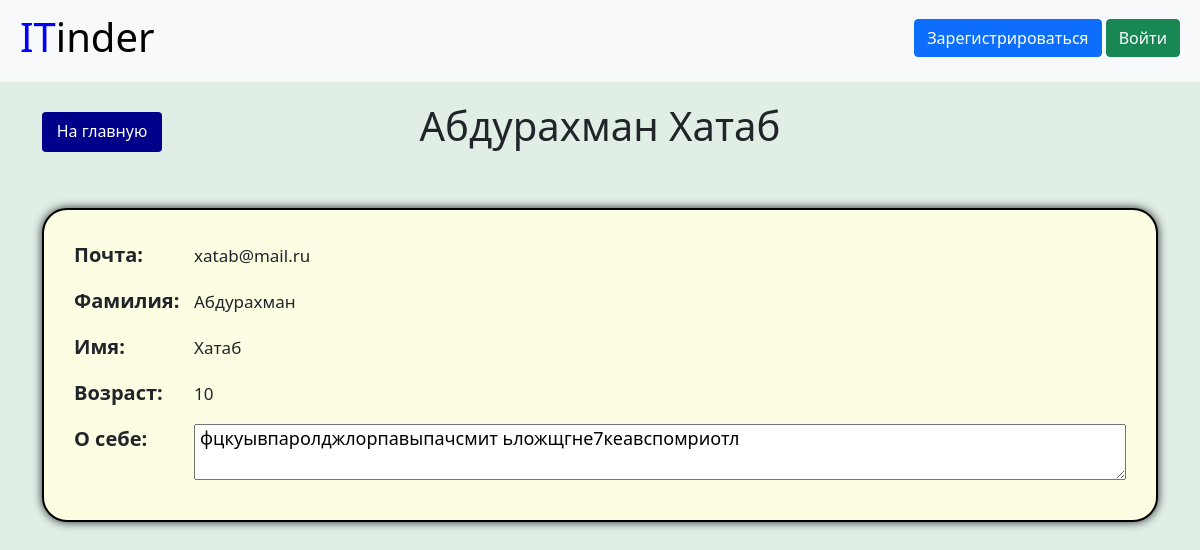
The page /persona/3 on the database as committed earlier.
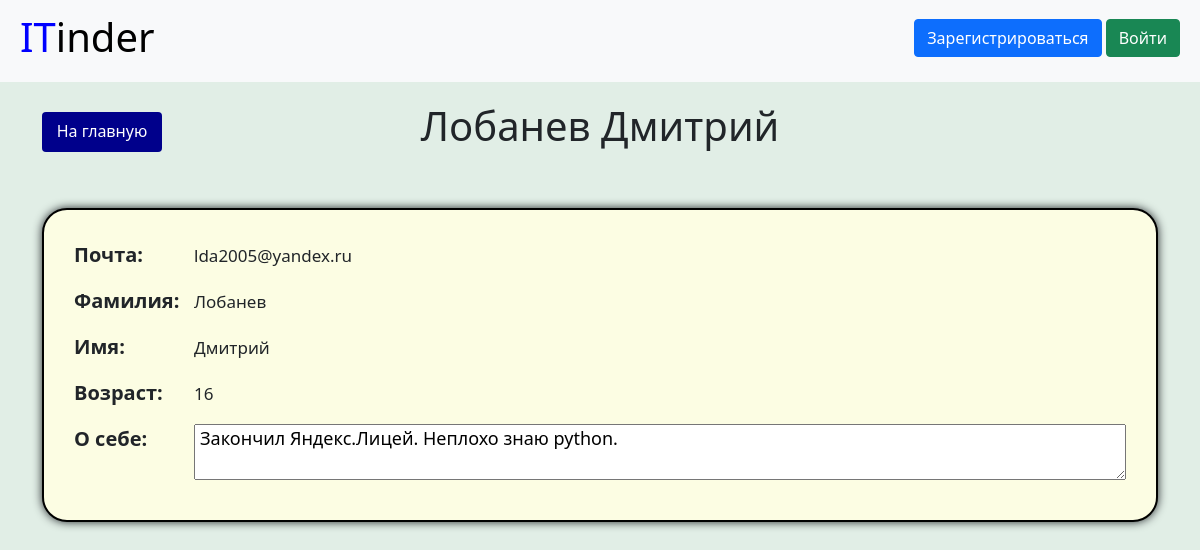
The same page on the database as committed later.
### data/users.py (models this page shows, shortened)
class User(SqlAlchemyBase, UserMixin, SerializerMixin): # Таблица с пользователями
    __tablename__ = 'users'
    id = sqlalchemy.Column(sqlalchemy.Integer,
                           primary_key=True, autoincrement=True)
    name = sqlalchemy.Column(sqlalchemy.String, nullable=True)
    surname = sqlalchemy.Column(sqlalchemy.String, nullable=True)
    about = sqlalchemy.Column(sqlalchemy.String, nullable=True)
    email = sqlalchemy.Column(sqlalchemy.String,
                              index=True, unique=True, nullable=True)
    age = sqlalchemy.Column(sqlalchemy.Integer, nullable=True)
    hashed_password = sqlalchemy.Column(sqlalchemy.String, nullable=True)
    created_date = sqlalchemy.Column(sqlalchemy.DateTime,
                                     default=datetime.datetime.now)
    project = orm.relation("Projects", back_populates='leader')
    projects = orm.relation('Projects',
                            secondary='users_to_projects',
                            backref='users')

### main.py (the view)
@app.route('/persona/<int:user_id>') # Профиль пользователя
def persona(user_id):
    global db_sess
    user = db_sess.query(User).get(user_id)
    return render_template('persona.html', title=user.surname + ' ' + user.name,
                           user=user)

### templates/persona.html (shortened to what this page needs)
{% extends "base.html" %}
{% block content %}
<div class="grid profile">
<a class="btn cansel grid" href="/">На главную</a>
<h1 class="text-center grid profile">{{ user.surname }} {{user.name}}</h1>
</div>
    <div class="block text-about">
    <p class="mail-title text-title">Почта:</p>
    <p class="mail content">{{ user.email }}</p>
    <p class="surname-title text-title">Фамилия:</p>
    <p class="surname content">{{ user.surname }}</p>
    <p class="name-title text-title">Имя:</p>
    <p class="name content">{{ user.name }}</p>
    <p class="age-title text-title">Возраст:</p>
    <p class="age content">{{ user.age }}</p>
    <p class="about-title text-title">О себе:</p>
    {% if user.about %}
        <textarea class="about content" readonly>{{ user.about }}</textarea>
    {% else %}
        <textarea class="about content" style="color: rgb(189, 189, 189)" readonly>Нет</textarea>
    {% endif %}
    </div>
{% endblock %}

### templates/base.html (shortened to what this page needs)
<!doctype html>
    <html lang="en">
    <head>
        <link rel="stylesheet"
        href="https://cdn.jsdelivr.net/npm/bootstrap@5.0.0-beta1/dist/css/bootstrap.min.css"
>
        <link rel="stylesheet" type="text/css" href="{{url_for('static', filename='css/style.css')}}" />
</head>
<body>
<header>
    <nav class="navbar navbar-light bg-light">
        <h1 class="navbar-brand"><a href="/" class="head"><span class="head">IT</span>inder</a></h1>
        {% if current_user.is_authenticated %}
            <a class="navbar-brand user" href="/persona/{{ current_user.id }}">{{ current_user.name }} {{current_user.surname}}</a>
        {% else %}
            <p class="sign">
                <a class="btn btn-primary " href="/register">Зарегистрироваться</a>
                <a class="btn btn-success" href="/login">Войти</a>
            </p>
        {% endif %}
    </nav>
</header>
<main role="main" class="container">
    {% block content %}{% endblock %}
</main>
</body>
</html>

### static/css/style.css (style rules this page uses)
span.head { color:blue }
h1.navbar-brand { margin-left: 20px; font-size: 40px; }
div.block { border: black solid 2px; border-radius: 25px; background-color: rgb(252, 253, 227); margin: 20px 0px; padding: 30px; box-shadow: 0 0 10px; }
div.grid { display: grid; grid-template-columns: 300px auto; column-gap: 20px; margin-top: 20px; }
h1.grid { grid-column: 2 / 3; grid-row: 1 / 2; }
body { background-color: rgb(225, 238, 230); }
p.about-title { grid-row: 1/ 2; }
textarea.about { grid-row: 1 / 2; font-size: 18px; padding: 0 5px; margin-top: 0px; margin-bottom: 10px; }
div.text-about { display: grid; grid-template-columns: 120px auto; }
p.text-title { grid-column: 1 / 2; font-size: 20px; font-weight: bold; }
.content { grid-column: 2 / 3; font-size: 17px; margin-top: 3px; }
a.btn.application, a.btn.cansel { background-color: darkblue; color: white; }
p.sign { margin-right: 20px; margin-top: 10px; }
a.btn.cansel { grid-column: 1 / 2; grid-row: 1 / 2; max-height: 40px; margin-top: 10px; }
div.profile { grid-template-columns: 120px auto; margin-bottom: 50px; }
h1.profile { margin-right: 140px; }
p.mail-title, p.mail { grid-row: 1 / 2; }
p.surname-title, p.surname { grid-row: 2 / 3; }
p.name-title, p.name { grid-row: 3 / 4; }
p.age-title, p.age { grid-row: 4 / 5; }
p.about-title, textarea.about { grid-row: 5 / 6; }
textarea.about { cursor: default; }
a.head { text-decoration: none; color:black }

Rows that differ between the two databases and show on the page:
changed User: surname "Абдурахман" → "Лобанев"; name "Хатаб" → "Дмитрий"; email "xatab@mail.ru" → "lda2005@yandex.ru"; age "10" → "16"; about "фцкуывпаролджлорпавыпачсмит ьложщгне7кеавспомриотл" → "Закончил Яндекс.Лицей. Неплохо знаю python."
